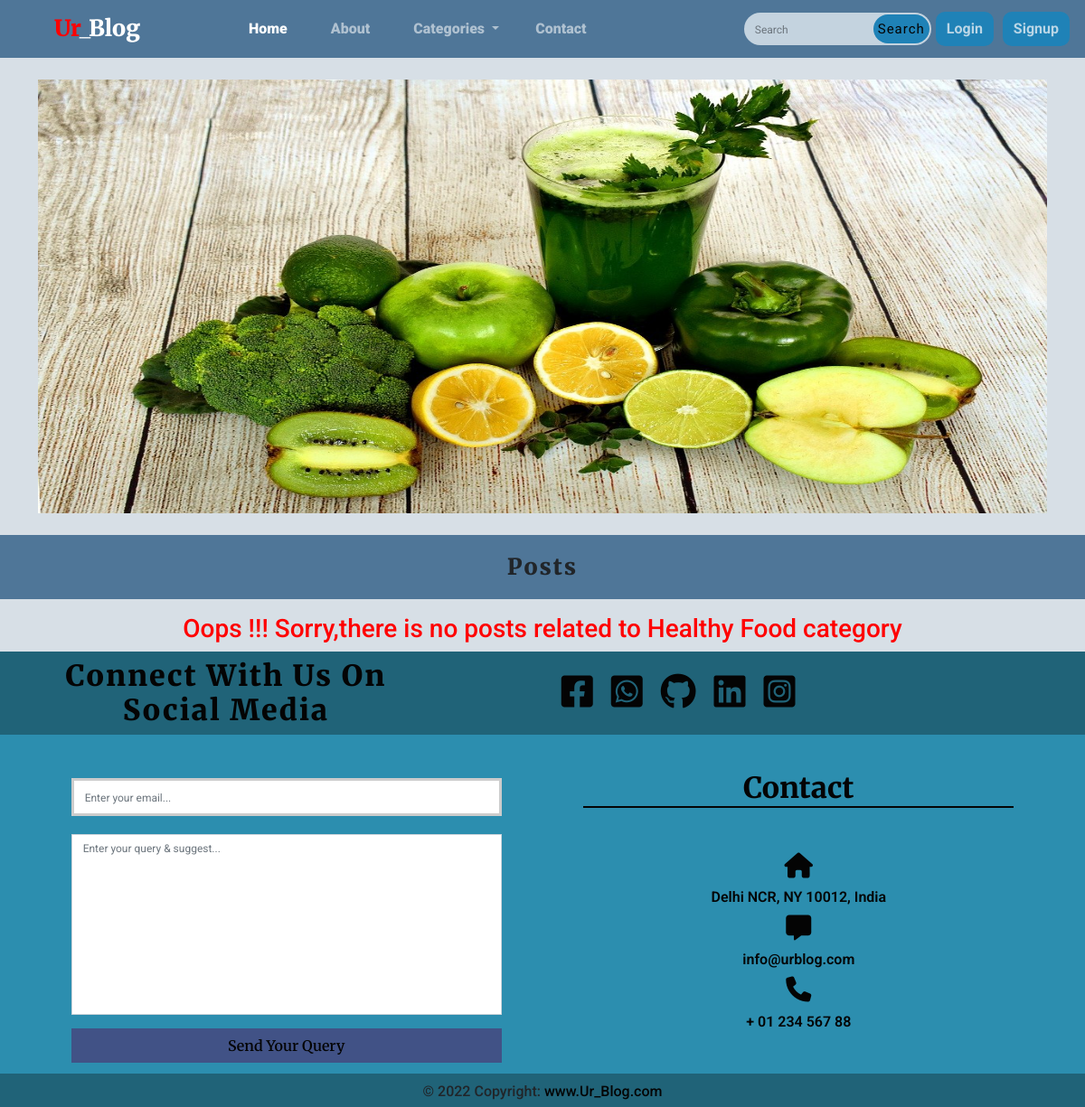
Screenshot of /category/healty_food/ with the database file from the repository.
### BlogApp/models.py (models this page shows, shortened)
class Category(models.Model):
    cat_id=models.AutoField(primary_key=True)
    title=models.CharField(max_length=50)
    description=HTMLField()
    url=models.CharField(max_length=100)
    cat_image=models.ImageField(upload_to='card_images/')
    add_date=models.DateTimeField(auto_now_add=True,null=True)

### BlogApp/views.py (the view)
# urls.py: path('category/<str:url>/',views.category,name='category'),
def category(request,url):
    cat=Category.objects.all()
    single_cate=Category.objects.get(url=url)
    poster=Post.objects.filter(category=single_cate)
    return render(request,'BlogApp/category.html',{'cat':cat,'single_cate':single_cate,'posts':poster})

### BlogApp/templates/BlogApp/category.html (shortened to what this page needs)
{% extends 'BlogApp/base.html' %}
    {% block content %}
       <div class="container">
        <div class="row mt-4">
            <div class="col-12 category-head-img">
                <img src="{{single_cate.cat_image.url}}" alt="">
            </div>
        </div>
       </div>
        <div class="alert text-center mt-4" id="category-heading" role="alert">
            Posts
        </div>
       {% if posts %}
        <div class="container">
        {% for post in posts %}
        <div class="row py-4 px-4 mb-3 justify-content-around bg-post-container">
          <div class="col-lg-4 col-12 ">
             <div class="post-card-img ms-lg-5">
              <img src="{{post.post_image.url}}" alt="">
             </div>
          </div>
          <div class="col-lg-6 col-12 my-4 post-content">
            <a href="{% url 'post' post.url %}"><h3>{{post.title}}</h3></a>
            <p>{{post.content | truncatewords:25 | safe}}</p>
            <a href="{% url 'post' post.url %}" class="btn post-btn">Read More..</a>
            <div class="comment-person">
              <p class="mt-2">{{post.add_date}}</p>
            </div>
          </div>
        </div>
        {% endfor %}
        </div>
        {% else %}
        <h3 class="text-center else">Oops !!! Sorry,there is no posts related to {{single_cate.title}} category</h3>
        {% endif %}
       {% endblock content %}

### BlogApp/static/BlogApp/css/style.css (style rules this page uses)
* { box-sizing: border-box; font-family: 'Roboto', sans-serif; }
body { height: 1000px; background-color: rgb(215, 223, 230); }
:root { --color-white:rgb(4, 4, 4); }
#category-heading { border-radius: 0%; font-family: 'Merriweather', serif; letter-spacing: 2px; font-size:25px; font-weight:900; background-color: rgba(44, 92, 132, 0.792); }
.category-head-img { height:60vh; border-radius: 20px; }
.category-head-img img { width:100%; height: 100%; }
.else { color: red; }
::placeholder { font-size:12px; }

### rows the page displays
Category: cat_image (picture), title "Healthy Food"
